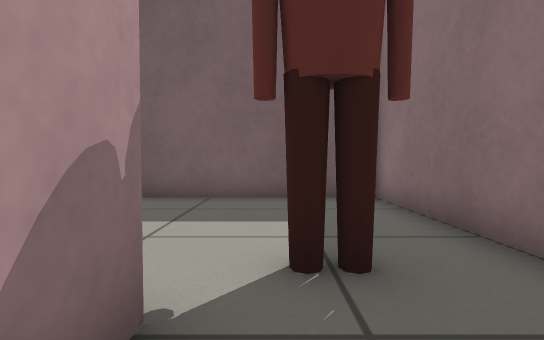
[1] (above)

14 first-person views from a walk through a world built for the Gazebo simulator. The camera is 0.46 m above the floor, tilts 2° down and sees 85° across. The floor is counted in squares, 0.5 m on a side. Each view is taken from the middle of a square. On the plan, view 1 faces up. The plan holds only what a view shows up to about 11 squares ahead; the rest is blank. Simple shapes stand in for some stock models.

[2]
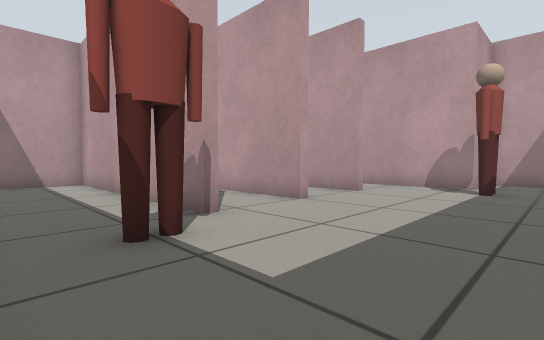

[3]
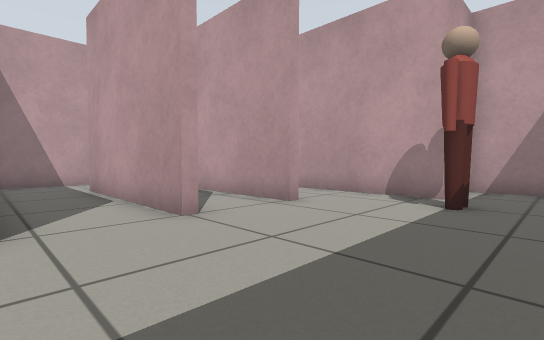

[4]
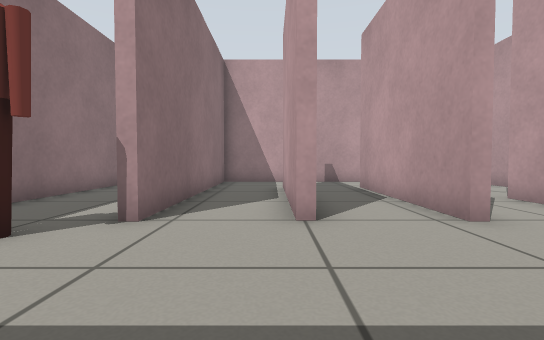

[5]
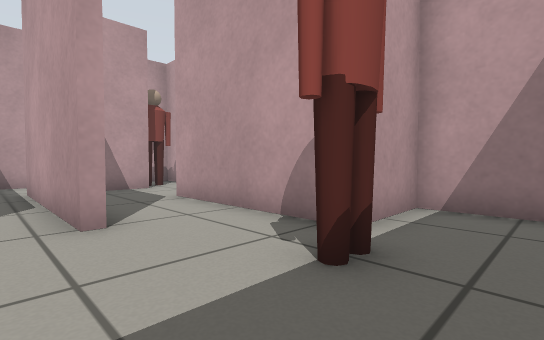

[6]
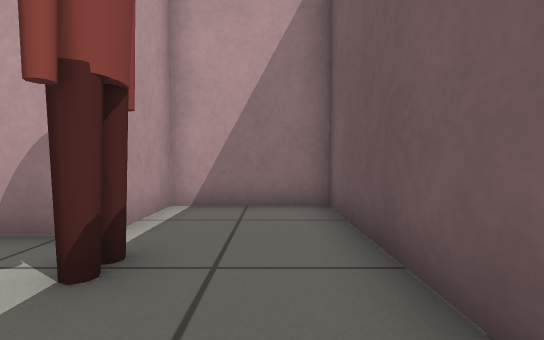

[7]
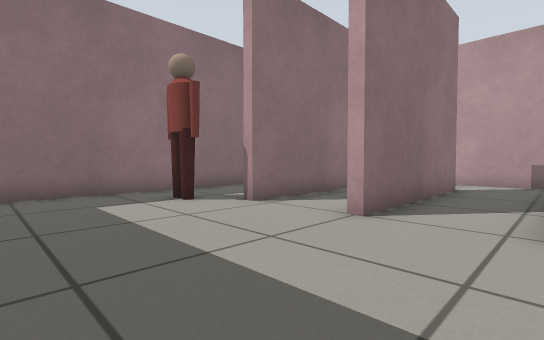

[8]
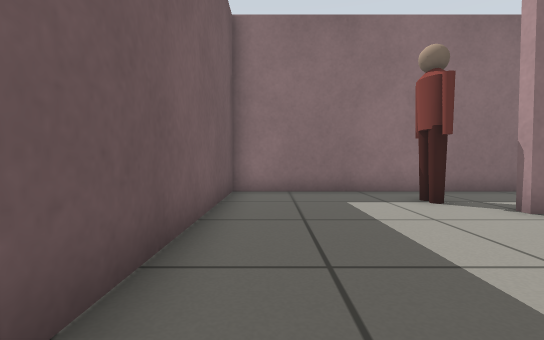

[9]
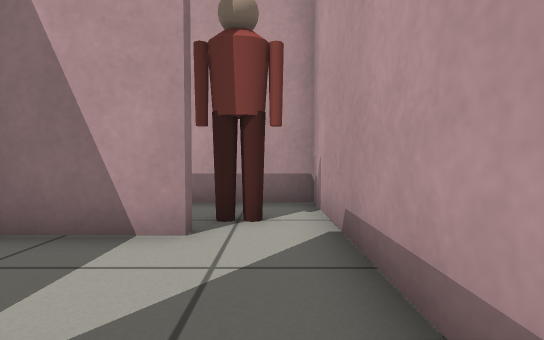

[10]
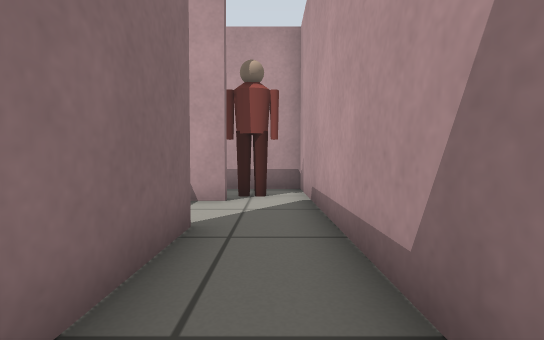

[11]
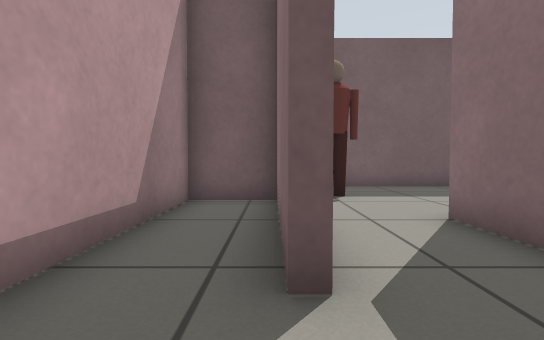

[12]
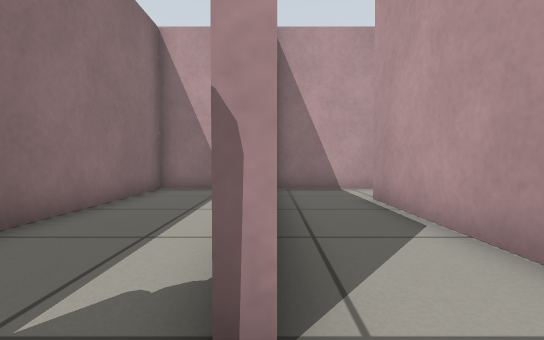

[13]
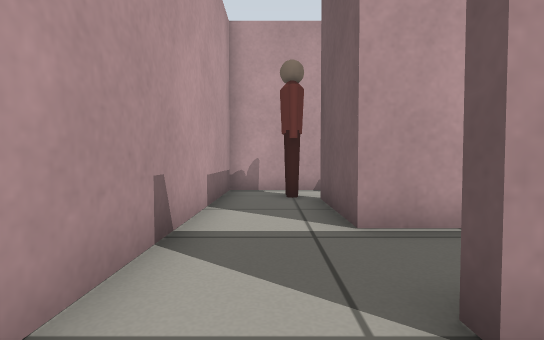

[14]
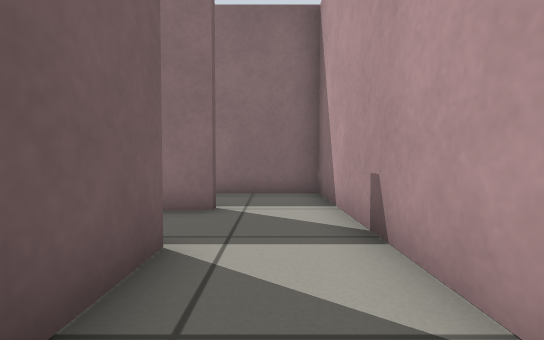

### Floor plan
Ten units are one square. View 1 is at (0, 0); x grows to the right and y downward. Boxes are objects, and circles mark ways between rooms. Rooms are numbered by the first view taken in them; rooms with no view inside come last. Other rooms are left out.
<svg viewBox="-114 -76 144 144">
<path fill="none" stroke="#000" d="M-37 -16 -34 -16 -34 39M-62 0 -62 -18M-7 24 -7 63 25 63 25 -71 -109 -71 -109 -40 -86 -40 -86 10M-35 63 -10 63 -10 -16 -7 -16 -7 6M-90 36 -66 36M-86 10 -89 10 -89 -34M-89 -37 -109 -37 -109 45M-34 39 -37 39 -37 -16M-109 45 -109 63 -35 63M-59 -18 -59 39 -90 39"/>
<rect x="-85" y="-55" width="20" height="20" fill="#bbb"><title>person</title></rect>
<rect x="-5" y="-35" width="20" height="20" fill="#bbb"><title>person</title></rect>
<rect x="-105" y="35" width="10" height="20" fill="#bbb"><title>person</title></rect>
<circle cx="-90" cy="25" r="3" fill="#2a7"/>
<circle cx="-40" cy="50" r="3" fill="#2a7"/>
<circle cx="-50" cy="-10" r="3" fill="#2a7"/>
<text x="-30" y="-10">1</text>
<text x="-100" y="10">2</text>
<text x="-60" y="50">3</text>
</svg>
Room 1 opens to room 2. Room 1 opens to room 3.

Where each view was taken, in squares from view 1:
view 1: 0 up, 0 right, facing up
view 2: 6 up, 2 right, facing down-left
view 3: 6 up, 1 left, facing down-left
view 4: 6 up, 3 left, facing down
view 5: 6 up, 5 left, facing down-left
view 6: 6 up, 5 left, facing left
view 7: 6 up, 6 left, facing down-right
view 8: 6 up, 6 left, facing right
view 9: 0 up, 10 left, facing down
view 10: 3 up, 10 left, facing down
view 11: 3 down, 9 left, facing up
view 12: 3 up, 1 left, facing down
view 13: 5 down, 2 left, facing left
view 14: 5 down, 9 left, facing right
